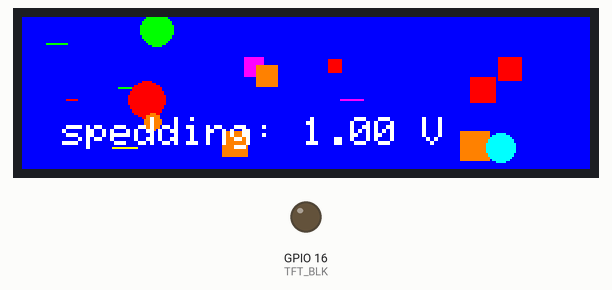
Simulated run of this program. Board: ESP32-S3. On the bench: 284×76 colour display, output pins drawn as LEDs (lit = HIGH). Random numbers use the default seed unless the program sets one.

Above: at 0.35 s.
At 5.51 s:
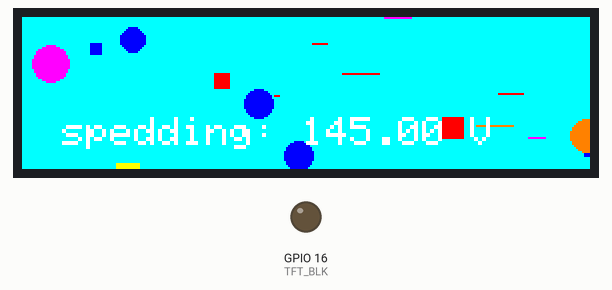
At 10.35 s:
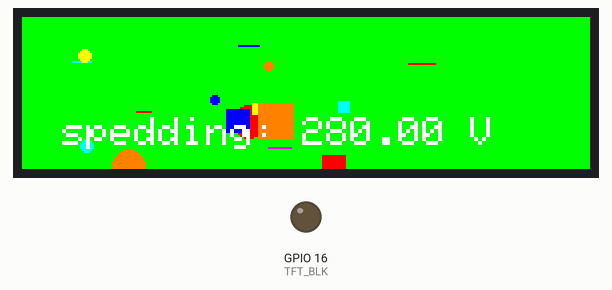
At 20.02 s:
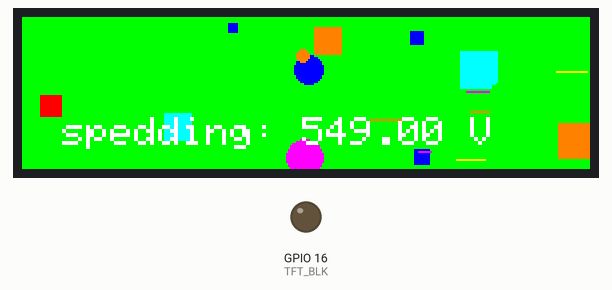
At 29.7 s:
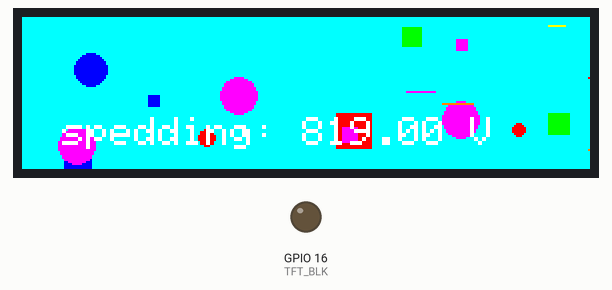
At 39.7 s:
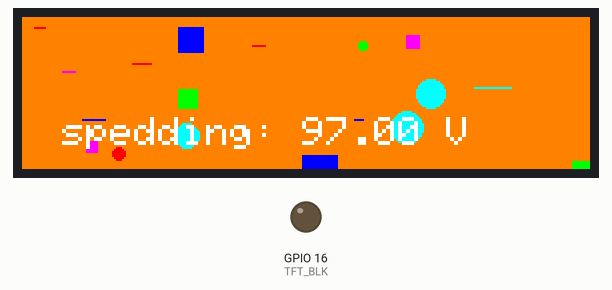

The program:

main.cpp
```cpp
#include <Arduino.h>
#include <Adafruit_GFX.h>
#include <Adafruit_ST7789.h>
#include <SPI.h>

#define TFT_SCLK 9
#define TFT_MOSI 10
#define TFT_DC 8
#define TFT_CS 11
#define TFT_RST 18
#define TFT_BLK 16

SPIClass hspi(HSPI);
Adafruit_ST7789 tft = Adafruit_ST7789(&hspi, TFT_CS, TFT_DC, TFT_RST);

void setup()
{
    hspi.begin(TFT_SCLK, -1, TFT_MOSI, TFT_CS);
    hspi.setFrequency(40000000);

    pinMode(TFT_BLK, OUTPUT);
    digitalWrite(TFT_BLK, LOW);

    tft.init(76, 284, SPI_MODE3);
    tft.invertDisplay(false);
    tft.setRotation(3);
    tft.fillScreen(ST77XX_BLACK);

    tft.setSPISpeed(40000000);

    tft.setTextSize(1);
    tft.setTextColor(ST77XX_WHITE);
    tft.setCursor(20, 20);
    tft.println("ESP32S3 - Test TFT");
}

const uint16_t backgroundColors[] = {
    ST77XX_BLUE,
    ST77XX_RED,
    ST77XX_GREEN,
    ST77XX_ORANGE,
    ST77XX_CYAN,
    ST77XX_MAGENTA,
    ST77XX_YELLOW};
const int numColors = sizeof(backgroundColors) / sizeof(backgroundColors[0]);

// фон
void generateRandomBackground()
{
    // Быстрая заливка случайным цветом
    tft.fillScreen(backgroundColors[random(numColors)]);

    // Добавляем быстрые графические элементы для разнообразия
    for (int i = 0; i < 20; i++)
    {
        int x = random(tft.width());
        int y = random(tft.height());
        int size = random(5, 20);
        uint16_t color = backgroundColors[random(numColors)];

        // Рисуем простые фигуры для скорости
        switch (random(3))
        {
        case 0:
            tft.fillRect(x, y, size, size, color);
            break;
        case 1:
            tft.fillCircle(x, y, size / 2, color);
            break;
        case 2:
            tft.drawFastHLine(x, y, size, color);
            break;
        }
    }
}

float spedding = 0.0;

void loop()
{
    generateRandomBackground();
    spedding = spedding + 1;

    if (spedding > 1000.0)
    {
        spedding = 0.0;
    }

    tft.setCursor(20, 50);
    tft.setTextColor(ST77XX_WHITE);
    tft.setTextSize(2);
    tft.printf("spedding: %.2f V", spedding);

    delay(10);
}
```
